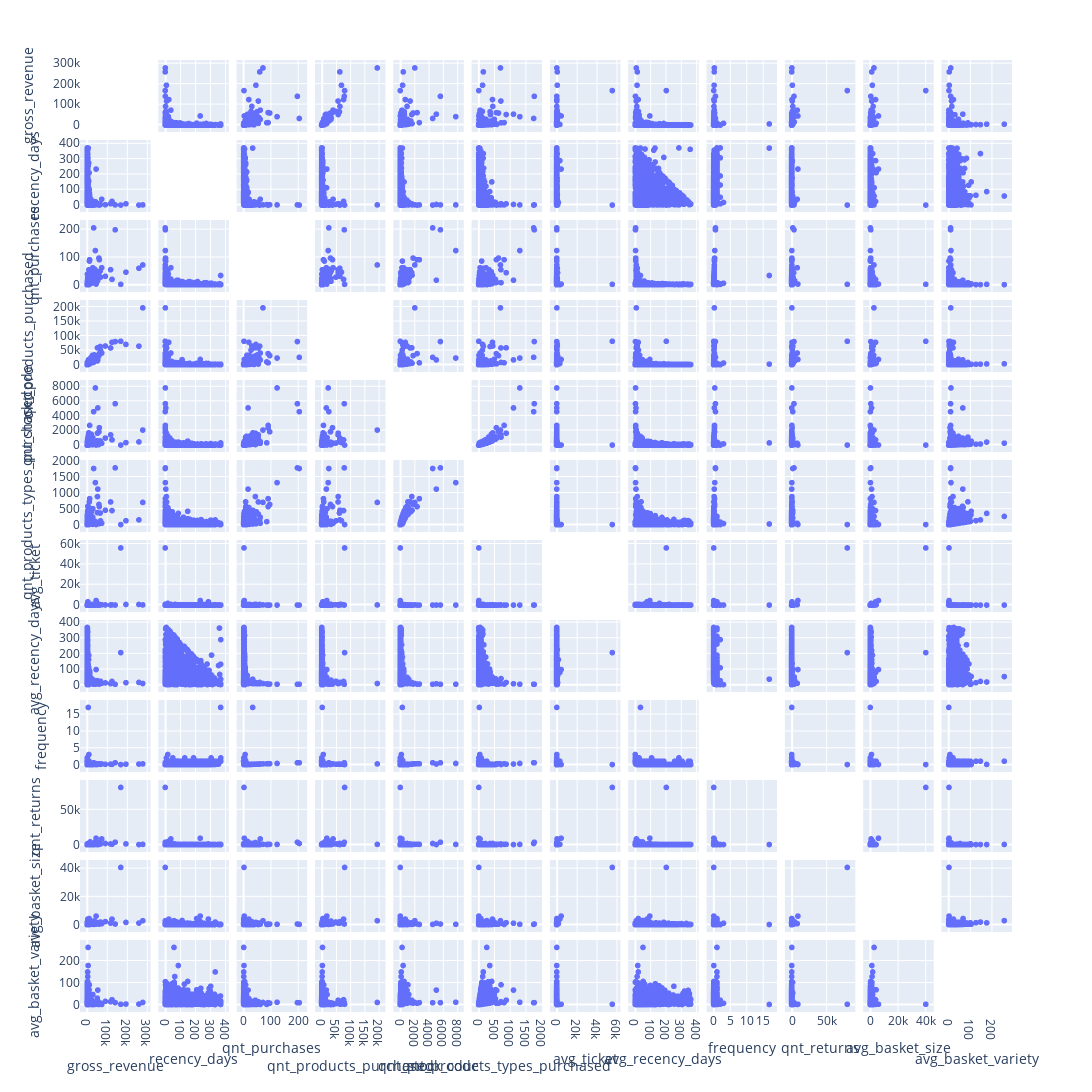

The notebook cell this image was saved under:
### Code cell
fig = px.scatter_matrix(df4_aux)
fig.update_layout(width=2000, height=2000)
fig.update_traces(diagonal_visible=False)
fig.show()

### Figure 1 — Plotly figure (JSON) as saved in the notebook; plotly's stock layout.template omitted (floating-point values rounded to 4 significant figures; data arrays with more than 128 entries replaced by an {"elided": "..."} marker saying what was removed)
{"data": [{"diagonal": {"visible": false}, "dimensions": [{"axis": {"matches": true}, "label": "gross_revenue", "values": {"elided": "2969 float values"}}, {"axis": {"matches": true}, "label": "recency_days", "values": {"elided": "2969 int values"}}, {"axis": {"matches": true}, "label": "qnt_purchases", "values": {"elided": "2969 int values"}}, {"axis": {"matches": true}, "label": "qnt_products_purchased", "values": {"elided": "2969 int values"}}, {"axis": {"matches": true}, "label": "qnt_stock_code", "values": {"elided": "2969 int values"}}, {"axis": {"matches": true}, "label": "qnt_products_types_purchased", "values": {"elided": "2969 int values"}}, {"axis": {"matches": true}, "label": "avg_ticket", "values": {"elided": "2969 float values"}}, {"axis": {"matches": true}, "label": "avg_recency_days", "values": {"elided": "2969 float values"}}, {"axis": {"matches": true}, "label": "frequency", "values": {"elided": "2969 float values"}}, {"axis": {"matches": true}, "label": "qnt_returns", "values": {"elided": "2969 int values"}}, {"axis": {"matches": true}, "label": "avg_basket_size", "values": {"elided": "2969 float values"}}, {"axis": {"matches": true}, "label": "avg_basket_variety", "values": {"elided": "2969 float values"}}], "hovertemplate": "%{xaxis.title.text}=%{x}<br>%{yaxis.title.text}=%{y}<extra></extra>", "legendgroup": "", "marker": {"color": "#636efa", "symbol": "circle"}, "name": "", "showlegend": false, "type": "splom"}], "layout": {"dragmode": "select", "height": 2000, "legend": {"tracegroupgap": 0}, "margin": {"t": 60}, "width": 2000}}
